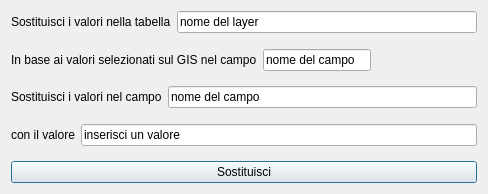
<?xml version="1.0" encoding="UTF-8"?>
<ui version="4.0">
 <class>DialogSostituisciValori</class>
 <widget class="QDialog" name="DialogSostituisciValori">
  <property name="geometry">
   <rect>
    <x>0</x>
    <y>0</y>
    <width>488</width>
    <height>194</height>
   </rect>
  </property>
  <property name="windowTitle">
   <string>Dialog</string>
  </property>
  <layout class="QGridLayout" name="gridLayout">
   <item row="2" column="0">
    <layout class="QFormLayout" name="formLayout">
     <item row="0" column="0">
      <widget class="QLabel" name="nome_campoLabel">
       <property name="text">
        <string>Sostituisci i valori nel campo</string>
       </property>
      </widget>
     </item>
     <item row="0" column="1">
      <widget class="QLineEdit" name="nome_campoLineEdit">
       <property name="text">
        <string>nome del campo</string>
       </property>
      </widget>
     </item>
    </layout>
   </item>
   <item row="3" column="0">
    <layout class="QFormLayout" name="formLayout_2">
     <item row="0" column="0">
      <widget class="QLabel" name="sostituisci_conLabel">
       <property name="text">
        <string>con il valore</string>
       </property>
      </widget>
     </item>
     <item row="0" column="1">
      <widget class="QLineEdit" name="sostituisci_conLineEdit">
       <property name="text">
        <string>inserisci un valore</string>
       </property>
      </widget>
     </item>
    </layout>
   </item>
   <item row="4" column="0">
    <widget class="QPushButton" name="pushButton">
     <property name="text">
      <string>Sostituisci</string>
     </property>
    </widget>
   </item>
   <item row="1" column="0">
    <layout class="QFormLayout" name="formLayout_3">
     <property name="fieldGrowthPolicy">
      <enum>QFormLayout::FieldsStayAtSizeHint</enum>
     </property>
     <item row="0" column="0">
      <widget class="QLabel" name="campoIDLabel">
       <property name="text">
        <string>In base ai valori selezionati sul GIS nel campo</string>
       </property>
      </widget>
     </item>
     <item row="0" column="1">
      <widget class="QLineEdit" name="campoIDLineEdit">
       <property name="text">
        <string>nome del campo</string>
       </property>
      </widget>
     </item>
    </layout>
   </item>
   <item row="0" column="0">
    <layout class="QFormLayout" name="formLayout_4">
     <item row="0" column="0">
      <widget class="QLabel" name="nometabellaLabel">
       <property name="text">
        <string>Sostituisci i valori nella tabella</string>
       </property>
      </widget>
     </item>
     <item row="0" column="1">
      <widget class="QLineEdit" name="nome_tabellaLineEdit">
       <property name="text">
        <string>nome del layer</string>
       </property>
      </widget>
     </item>
    </layout>
   </item>
  </layout>
 </widget>
 <resources/>
 <connections/>
</ui>
